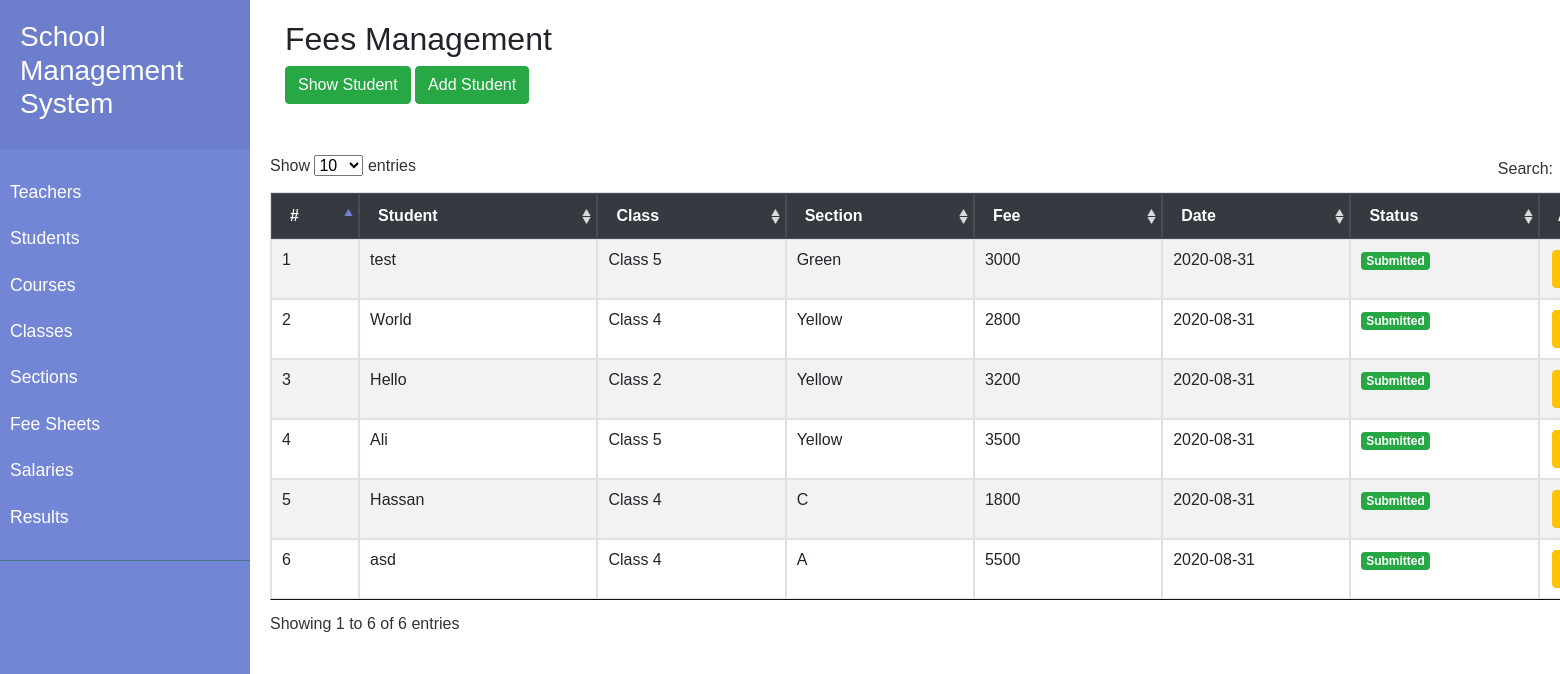
The page /School/admin/index.php/manage_fee_sheets on the database its author committed.
### tables this page shows
CREATE TABLE `fee_sheets` (
  `fees_id` int(11) NOT NULL,
  `fees_student_id` int(11) NOT NULL,
  `fees_student_class_id` int(11) NOT NULL,
  `fees_student_class_section_id` int(11) NOT NULL,
  `fees_submitted_amount` float NOT NULL,
  `fees_submitted_date` date DEFAULT NULL,
  `fees_is_active` tinyint(1) NOT NULL DEFAULT 1 COMMENT '1=Active, 0=Inactive',
  `fees_is_submitted` tinyint(1) NOT NULL,
  `created` datetime NOT NULL DEFAULT current_timestamp()
);

CREATE TABLE `students` (
  `student_id` int(11) NOT NULL,
  `student_identification` varchar(50) NOT NULL,
  `student_name` varchar(50) NOT NULL,
  `student_contact` varchar(50) NOT NULL,
  `student_email` varchar(100) NOT NULL,
  `student_address` varchar(255) NOT NULL,
  `student_father_name` varchar(50) NOT NULL,
  `student_father_cnic` varchar(50) NOT NULL,
  `student_image` text NOT NULL,
  `student_class_id` int(11) NOT NULL,
  `student_section_id` int(11) NOT NULL,
  `student_admission_fee` float NOT NULL,
  `student_tuition_fee` float NOT NULL,
  `student_is_active` tinyint(1) NOT NULL DEFAULT 1 COMMENT '1=Active, 0=Inactive',
  `created` datetime NOT NULL DEFAULT current_timestamp()
);

CREATE TABLE `classes` (
  `class_id` int(11) NOT NULL,
  `class_name` varchar(255) NOT NULL,
  `class_description` text NOT NULL,
  `class_is_active` tinyint(1) NOT NULL DEFAULT 1 COMMENT '1=Active, 0=Inactive',
  `created` datetime NOT NULL DEFAULT current_timestamp()
);

CREATE TABLE `sections` (
  `section_id` int(11) NOT NULL,
  `section_name` varchar(255) NOT NULL,
  `section_description` text NOT NULL,
  `section_is_active` tinyint(1) NOT NULL DEFAULT 1 COMMENT '1=Active, 0=Inactive',
  `created` datetime NOT NULL DEFAULT current_timestamp()
);

### School/admin/application/controllers/Manage_Fee_Sheets.php (called while the page is built, shortened)
<?php
class Manage_Fee_Sheets extends CI_Controller
{
    function __construct()
    {
        $this->load->model('Fee_Sheet_model');
        $this->load->model('Student_model');
        $this->load->model('Class_model');
        $this->load->model('Section_model');
        $this->load->helper('form');
        $this->load->library('form_validation');
    }
    public function index()
    {
        $data['students'] = $this->Student_model->getSectionNames();
        $data['fee_sheets'] = $this->Fee_Sheet_model->getAllStudents();
        $data['title'] = 'Submit Fee';
        $this->load->view('manage_fee_sheets/index', $data);
    }
}

### School/admin/index.php (called while the page is built, shortened)
<?php
require_once BASEPATH.'core/CodeIgniter.php';

### School/admin/application/models/Fee_Sheet_model.php (called while the page is built, shortened)
<?php if (!defined('BASEPATH')) exit('No direct script access allowed');
class Fee_Sheet_model extends CI_Model
{
    public function getAllStudents()
    {
        $query = $this
                ->db->select('fs.*,st.student_name,c.class_name,s.section_name')
                ->from('fee_sheets fs')
                ->join('students st', 'fs.fees_student_id = st.student_id', 'left')
                ->join('sections s', 'fs.fees_student_class_section_id = s.section_id', 'left')
                ->join('classes c', 'fs.fees_student_class_id = c.class_id', 'left')
                ->where('fs.fees_is_active', '1')
                ->get();
        $result = ($query->num_rows() > 0) ? $query->result_array() : FALSE;
        return $result;
    }
}

### School/admin/application/views/manage_fee_sheets/index.php (the view, shortened to what this page needs)
<div class="container">
    <h2>Fees Management</h2>
    <div class="row">
        <div class="col-md-12 head">
            <div class="float-center mb-5">
                <a href="<?php echo base_url('Manage_Fee_Sheets/showStudents'); ?>" class="btn btn-success" style="margin-bottom: 2px;"><i class="plus"></i> Show Student</a>
                <a href="<?php echo base_url('Manage_Fee_Sheets/add'); ?>" class="btn btn-success" style="margin-bottom: 2px;"><i class="plus"></i> Add Student</a>
            </div>
        </div>
        <table id="table_id" class="table table-striped table-bordered" width="100%">
            <thead class="thead-dark">
                <tr>
                    <th style="min-width: 50px;">#</th>
                    <th style="min-width: 200px;">Student</th>
                    <th style="min-width: 150px;">Class</th>
                    <th style="min-width: 150px;">Section</th>
                    <th style="min-width: 150px;">Fee</th>
                    <th style="min-width: 150px;">Date</th>
                    <th style="min-width: 150px;">Status</th>
                    <th style="min-width: 200px;">Action</th>
                </tr>
            </thead>
            <tbody>
                <?php if (!empty($fee_sheets)) {
                    $i = 0;
                    foreach ($fee_sheets as $row) {
                        $i++;
                        $feeSheetStudent = $row['student_name'];
                        $feeStudentClass = $row['class_name'];
                        $feeStudentSection = $row['section_name'];
                        $feeSheetSubmittedAmount = $row['fees_submitted_amount'];
                        $feeSheetSubmittedDate = $row['fees_submitted_date'];
                        $feeIsSubmitted = $row['fees_is_submitted'];
                ?>
                        <tr>
                            <td><?php echo $i; ?></td>
                            <td><?php echo $feeSheetStudent; ?></td>
                            <td><?php echo $feeStudentClass; ?></td>
                            <td><?php echo $feeStudentSection; ?></td>
                            <td><?php echo $feeSheetSubmittedAmount; ?></td>
                            <td><?php echo $feeSheetSubmittedDate; ?></td>
                            <td><span class="badge <?php echo ($feeIsSubmitted == 1) ? 'badge-success' : 'badge-danger'; ?>"><?php echo ($feeIsSubmitted == 1) ? 'Submitted' : 'Not-Submitted'; ?></span></a></td>
                            <td style="display:flex;">
                                <a href="<?php echo base_url('manage_fee_sheets/edit/' . $row['fees_id']); ?>" class="btn btn-warning" style="margin:2px">Edit</a><br>
                                <a href="<?php echo base_url('manage_fee_sheets/delete/' . $row['fees_id']); ?>" class="btn btn-danger" style="margin:2px" onclick="return confirm('Are you sure to delete data?')?true:false;">Delete</a><br>
                            </td>
                        </tr>
                    <?php }
                } else { ?>
                    <tr>
                        <td colspan="6">No Fee(s) found...</td>
                    </tr>
                <?php } ?>
            </tbody>
        </table>
    </div>
</div>

### School/admin/assets/sidebar/style.css (style rules this page uses)
body { font-family: 'Poppins', sans-serif; }
a, a:hover, a:focus { color: inherit; text-decoration: none; transition: all 0.3s; }

### rows shown on the page
fee_sheets: students.student_name "test", classes.class_name "Class 5", sections.section_name "Green", fees_submitted_amount "3000", fees_submitted_date "2020-08-31", fees_is_submitted "Submitted"
fee_sheets: students.student_name "World", classes.class_name "Class 4", sections.section_name "Yellow", fees_submitted_amount "2800", fees_submitted_date "2020-08-31", fees_is_submitted "Submitted"
fee_sheets: students.student_name "Hello", classes.class_name "Class 2", sections.section_name "Yellow", fees_submitted_amount "3200", fees_submitted_date "2020-08-31", fees_is_submitted "Submitted"
fee_sheets: students.student_name "Ali", classes.class_name "Class 5", sections.section_name "Yellow", fees_submitted_amount "3500", fees_submitted_date "2020-08-31", fees_is_submitted "Submitted"
fee_sheets: students.student_name "Hassan", classes.class_name "Class 4", sections.section_name "C", fees_submitted_amount "1800", fees_submitted_date "2020-08-31", fees_is_submitted "Submitted"
fee_sheets: students.student_name "asd", classes.class_name "Class 4", sections.section_name "A", fees_submitted_amount "5500", fees_submitted_date "2020-08-31", fees_is_submitted "Submitted"
